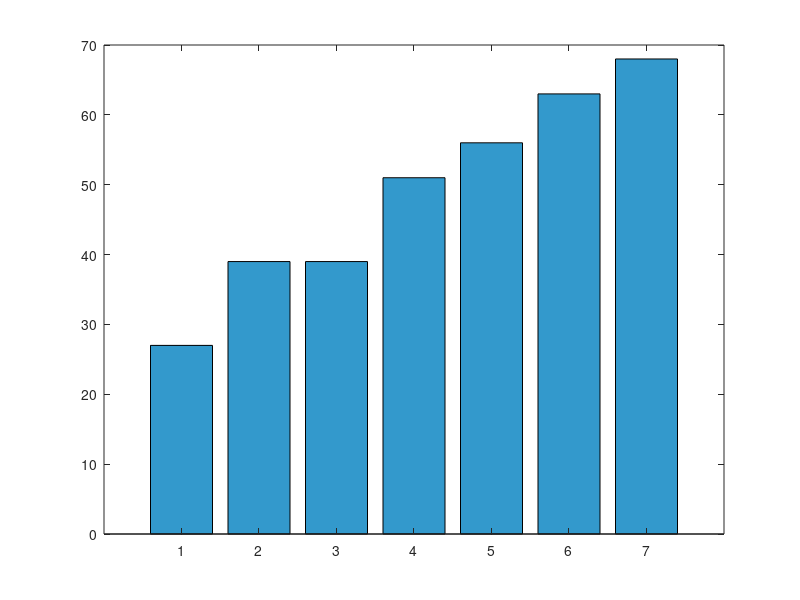

This chart was generated by the following MATLAB code: (Note: this script raises an error after producing the figure.)
% =======================================================================
% UTS Matematika Sains Data Semester Genap 2025/2026
% Soal 1 Eksplorasi Awal dan Profil Data Transaksi
%
% Nama : Daffa Adriansyah
% NIM  : 2510514033
% Parameter: N=33, a=3, b=3, K=7, theta0=105, alpha=0.004
% Tanggal: 2026-04-24
% =======================================================================
clc; clear; close all;

% Parameter personalisasi
N = 33; a = 3; b = 3; K = 7;
theta0 = 105;     % derajat
alpha_lr = 0.004;

% --- Pembangkitan Data Toko (D1 - D7) ---
indeks_toko = 1:7;
penjualan_toko = zeros(1, 7);

for i = 1:7
    % Rumus: D_i = 20 + (K*i) + ((a*i) mod 7) - ((b*i) mod 5)
    penjualan_toko(i) = 20 + (K * i) + mod((a * i), 7) - mod((b * i), 5);
end



% === Soal 1.b: Verifikasi Statistik ===
rata_rata = mean(penjualan_toko);
nilai_tengah = median(penjualan_toko);
modus_data = mode(penjualan_toko);
rentang_data = range(penjualan_toko);
standar_deviasi_populasi = std(penjualan_toko, 1); % Angka '1' menunjukkan rumus populasi
fprintf('--- Verifikasi Soal 1.b ---\n');
fprintf('Mean      : %.2f Juta\n', rata_rata);
fprintf('Median    : %.2f Juta\n', nilai_tengah);
fprintf('Modus     : %.2f Juta\n', modus_data);
fprintf('Range     : %.2f Juta\n', rentang_data);
fprintf('Std. Dev  : %.2f Juta\n\n', standar_deviasi_populasi);




% === Soal 1.c: Diagram Batang Penjualan ===
figure('Name', 'Diagram Batang Penjualan');
bar(indeks_toko, penjualan_toko, 'FaceColor', [0.2 0.6 0.8]);
hold on;
% Garis rata-rata horizontal
yline(rata_rata, 'r--', 'LineWidth', 2, 'Label', 'Rata-rata');
% Label dan Judul
xlabel('Toko Ke-');
ylabel('Penjualan (Juta Rupiah)');
title('Penjualan Harian 7 Toko - NIM 2510514033');
grid on;
hold off;
